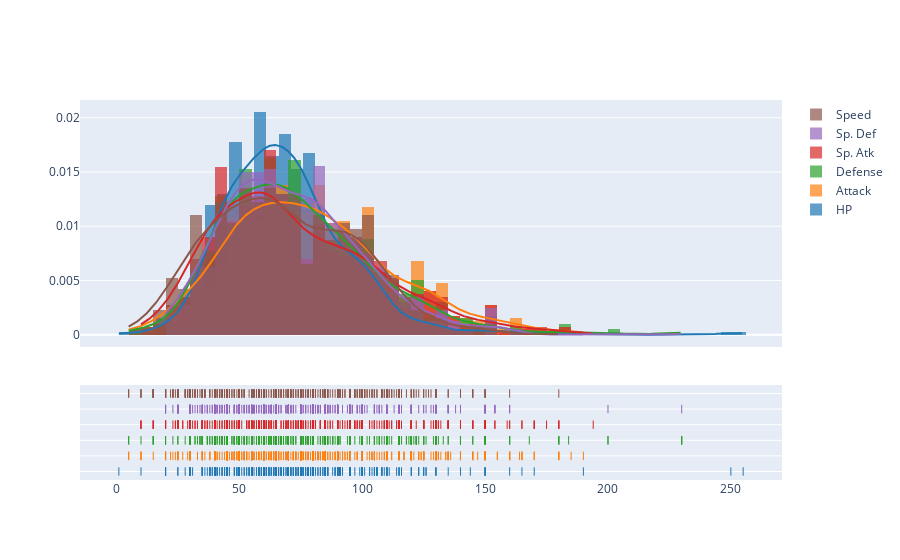

Notebook code for this chart:
### Code cell
hist_data = [df['HP'],df['Attack'],df['Defense'],df['Sp. Atk'],df['Sp. Def'],df['Speed']]
group_labels = list(df.iloc[:,5:11].columns)

fig = ff.create_distplot(hist_data, group_labels, bin_size=5)
iplot(fig, filename='Distplot of all pokemon stats')

### Figure 1 — Plotly figure (JSON) as saved in the notebook; plotly's stock layout.template omitted (floating-point values rounded to 4 significant figures; data arrays with more than 128 entries replaced by an {"elided": "..."} marker saying what was removed)
{"data": [{"autobinx": false, "histnorm": "probability density", "legendgroup": "HP", "marker": {"color": "rgb(31, 119, 180)"}, "name": "HP", "opacity": 0.7, "type": "histogram", "x": {"elided": "800 int values"}, "xaxis": "x", "xbins": {"end": 255, "size": 5, "start": 1}, "yaxis": "y"}, {"autobinx": false, "histnorm": "probability density", "legendgroup": "Attack", "marker": {"color": "rgb(255, 127, 14)"}, "name": "Attack", "opacity": 0.7, "type": "histogram", "x": {"elided": "800 int values"}, "xaxis": "x", "xbins": {"end": 190, "size": 5, "start": 5}, "yaxis": "y"}, {"autobinx": false, "histnorm": "probability density", "legendgroup": "Defense", "marker": {"color": "rgb(44, 160, 44)"}, "name": "Defense", "opacity": 0.7, "type": "histogram", "x": {"elided": "800 int values"}, "xaxis": "x", "xbins": {"end": 230, "size": 5, "start": 5}, "yaxis": "y"}, {"autobinx": false, "histnorm": "probability density", "legendgroup": "Sp. Atk", "marker": {"color": "rgb(214, 39, 40)"}, "name": "Sp. Atk", "opacity": 0.7, "type": "histogram", "x": {"elided": "800 int values"}, "xaxis": "x", "xbins": {"end": 194, "size": 5, "start": 10}, "yaxis": "y"}, {"autobinx": false, "histnorm": "probability density", "legendgroup": "Sp. Def", "marker": {"color": "rgb(148, 103, 189)"}, "name": "Sp. Def", "opacity": 0.7, "type": "histogram", "x": {"elided": "800 int values"}, "xaxis": "x", "xbins": {"end": 230, "size": 5, "start": 20}, "yaxis": "y"}, {"autobinx": false, "histnorm": "probability density", "legendgroup": "Speed", "marker": {"color": "rgb(140, 86, 75)"}, "name": "Speed", "opacity": 0.7, "type": "histogram", "x": {"elided": "800 int values"}, "xaxis": "x", "xbins": {"end": 180, "size": 5, "start": 5}, "yaxis": "y"}, {"legendgroup": "HP", "marker": {"color": "rgb(31, 119, 180)"}, "mode": "lines", "name": "HP", "showlegend": false, "type": "scatter", "x": {"elided": "500 float values"}, "xaxis": "x", "y": {"elided": "500 float values"}, "yaxis": "y"}, {"legendgroup": "Attack", "marker": {"color": "rgb(255, 127, 14)"}, "mode": "lines", "name": "Attack", "showlegend": false, "type": "scatter", "x": {"elided": "500 float values"}, "xaxis": "x", "y": {"elided": "500 float values"}, "yaxis": "y"}, {"legendgroup": "Defense", "marker": {"color": "rgb(44, 160, 44)"}, "mode": "lines", "name": "Defense", "showlegend": false, "type": "scatter", "x": {"elided": "500 float values"}, "xaxis": "x", "y": {"elided": "500 float values"}, "yaxis": "y"}, {"legendgroup": "Sp. Atk", "marker": {"color": "rgb(214, 39, 40)"}, "mode": "lines", "name": "Sp. Atk", "showlegend": false, "type": "scatter", "x": {"elided": "500 float values"}, "xaxis": "x", "y": {"elided": "500 float values"}, "yaxis": "y"}, {"legendgroup": "Sp. Def", "marker": {"color": "rgb(148, 103, 189)"}, "mode": "lines", "name": "Sp. Def", "showlegend": false, "type": "scatter", "x": {"elided": "500 float values"}, "xaxis": "x", "y": {"elided": "500 float values"}, "yaxis": "y"}, {"legendgroup": "Speed", "marker": {"color": "rgb(140, 86, 75)"}, "mode": "lines", "name": "Speed", "showlegend": false, "type": "scatter", "x": {"elided": "500 float values"}, "xaxis": "x", "y": {"elided": "500 float values"}, "yaxis": "y"}, {"legendgroup": "HP", "marker": {"color": "rgb(31, 119, 180)", "symbol": "line-ns-open"}, "mode": "markers", "name": "HP", "showlegend": false, "type": "scatter", "x": {"elided": "800 int values"}, "xaxis": "x", "y": {"elided": "800 str values"}, "yaxis": "y2"}, {"legendgroup": "Attack", "marker": {"color": "rgb(255, 127, 14)", "symbol": "line-ns-open"}, "mode": "markers", "name": "Attack", "showlegend": false, "type": "scatter", "x": {"elided": "800 int values"}, "xaxis": "x", "y": {"elided": "800 str values"}, "yaxis": "y2"}, {"legendgroup": "Defense", "marker": {"color": "rgb(44, 160, 44)", "symbol": "line-ns-open"}, "mode": "markers", "name": "Defense", "showlegend": false, "type": "scatter", "x": {"elided": "800 int values"}, "xaxis": "x", "y": {"elided": "800 str values"}, "yaxis": "y2"}, {"legendgroup": "Sp. Atk", "marker": {"color": "rgb(214, 39, 40)", "symbol": "line-ns-open"}, "mode": "markers", "name": "Sp. Atk", "showlegend": false, "type": "scatter", "x": {"elided": "800 int values"}, "xaxis": "x", "y": {"elided": "800 str values"}, "yaxis": "y2"}, {"legendgroup": "Sp. Def", "marker": {"color": "rgb(148, 103, 189)", "symbol": "line-ns-open"}, "mode": "markers", "name": "Sp. Def", "showlegend": false, "type": "scatter", "x": {"elided": "800 int values"}, "xaxis": "x", "y": {"elided": "800 str values"}, "yaxis": "y2"}, {"legendgroup": "Speed", "marker": {"color": "rgb(140, 86, 75)", "symbol": "line-ns-open"}, "mode": "markers", "name": "Speed", "showlegend": false, "type": "scatter", "x": {"elided": "800 int values"}, "xaxis": "x", "y": {"elided": "800 str values"}, "yaxis": "y2"}], "layout": {"barmode": "overlay", "hovermode": "closest", "legend": {"traceorder": "reversed"}, "xaxis": {"anchor": "y2", "domain": [0, 1], "zeroline": false}, "yaxis": {"anchor": "free", "domain": [0.35, 1], "position": 0}, "yaxis2": {"anchor": "x", "domain": [0, 0.25], "dtick": 1, "showticklabels": false}}}
